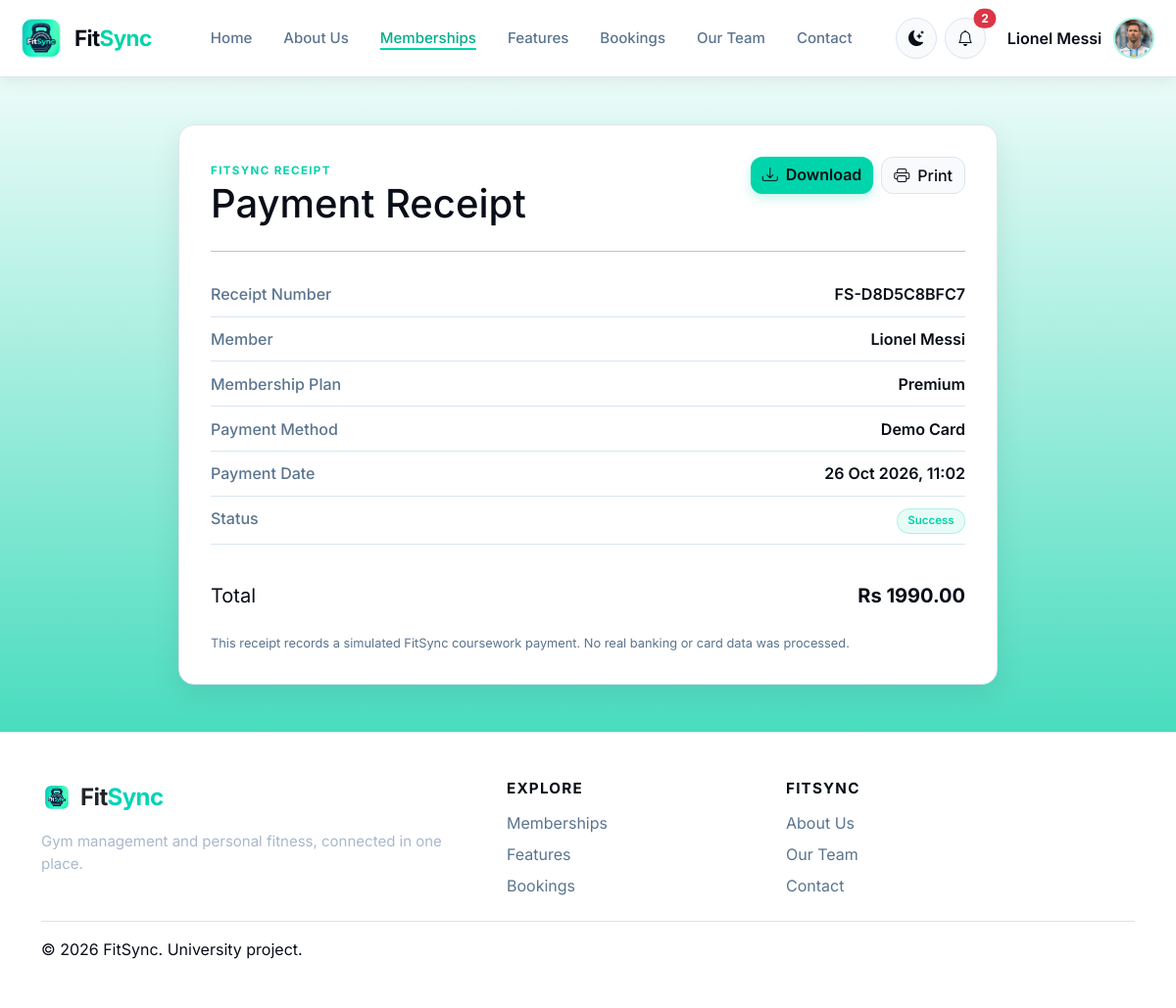
/memberships/member/receipt/1/ (signed in), run on the app's committed database.
### gym/models.py (models this page shows, shortened)
class User(AbstractUser):
    class Role(models.TextChoices):
        MEMBER = ("MEMBER", "Member")
        STAFF = ("STAFF", "Staff")
        COACH = ("COACH", "Coach")
        ADMIN = ("ADMIN", "Admin")
    email = models.EmailField(unique=True)
    role = models.CharField(max_length=20, choices=Role.choices, default=Role.MEMBER)
    class Meta:
        db_table = "accounts_user"

class MemberProfile(models.Model):
    user = models.OneToOneField(
        settings.AUTH_USER_MODEL,
        on_delete=models.CASCADE,
        related_name="member_profile",
    )
    profile_picture = models.ImageField(
        upload_to="profile_pics/", blank=True, null=True
    )
    avatar_static_path = models.CharField(max_length=255, blank=True)
    @property
    def avatar_url(self):
        from django.templatetags.static import static
        if self.profile_picture:
            return self.profile_picture.url
        return static(self.avatar_static_path) if self.avatar_static_path else ""
    phone = models.CharField(max_length=30, blank=True)
    date_of_birth = models.DateField(blank=True, null=True)
    emergency_contact = models.CharField(max_length=100, blank=True)
    age = models.PositiveSmallIntegerField(blank=True, null=True)
    height_cm = models.PositiveIntegerField(blank=True, null=True)
    current_weight_kg = models.DecimalField(
        max_digits=5, decimal_places=2, blank=True, null=True
    )
    target_weight_kg = models.DecimalField(
        max_digits=5, decimal_places=2, blank=True, null=True
    )
    fitness_goal = models.CharField(max_length=200, blank=True)
    medical_notes = models.TextField(blank=True)
    class Meta:
        db_table = "accounts_memberprofile"

class Payment(models.Model):
    class Status(models.TextChoices):
        SUCCESS = ("SUCCESS", "Success")
        FAILED = ("FAILED", "Failed")
    class Method(models.TextChoices):
        CARD = ("CARD", "Demo Card")
        CASH = ("CASH", "Cash")
    member = models.ForeignKey(
        settings.AUTH_USER_MODEL,
        on_delete=models.CASCADE,
        related_name="membership_payments",
    )
    package = models.ForeignKey(
        MembershipPackage, on_delete=models.PROTECT, related_name="payments"
    )
    membership = models.ForeignKey(
        Membership,
        on_delete=models.SET_NULL,
        null=True,
        blank=True,
        related_name="payments",
    )
    amount = models.DecimalField(max_digits=8, decimal_places=2)
    payment_method = models.CharField(
        max_length=12, choices=Method.choices, default=Method.CARD
    )
    status = models.CharField(max_length=12, choices=Status.choices)
    receipt_number = models.CharField(max_length=24, unique=True, blank=True)
    created_at = models.DateTimeField(auto_now_add=True)
    class Meta:
        ordering = ["-created_at"]
        db_table = "memberships_payment"

class MembershipPackage(models.Model):
    SERVICE_TYPE_CHOICES = [
        ("YOGA", "Yoga"),
        ("ZUMBA", "Zumba"),
        ("FITNESS", "Fitness"),
        ("SAUNA", "Sauna"),
        ("PERSONAL_TRAINING", "Personal Training"),
        ("PILATES", "Pilates"),
        ("BOXING", "Boxing"),
        ("HIIT", "HIIT"),
        ("CYCLING", "Cycling"),
        ("STRENGTH_TRAINING", "Strength Training"),
    ]
    name = models.CharField(max_length=80)
    slug = models.SlugField(unique=True)
    price = models.DecimalField(max_digits=8, decimal_places=2)
    duration_months = models.PositiveSmallIntegerField(default=1)
    description = models.CharField(max_length=220, blank=True)
    features = models.TextField(help_text="One feature per line")
    audience = models.CharField(max_length=80, blank=True)
    allowed_service_types = models.CharField(
        max_length=200, blank=True, help_text="Leave empty to allow every service type."
    )
    is_featured = models.BooleanField(default=False)
    is_active = models.BooleanField(default=True)
    class Meta:
        ordering = ["price", "name"]
        db_table = "memberships_membershippackage"

### gym/views.py (the view)
# urls.py: path("member/receipt/<int:payment_id>/", views.receipt, name="receipt"),
@member_required
def receipt(request, payment_id):
    payment = get_object_or_404(
        Payment.objects.select_related("package", "membership"),
        pk=payment_id,
        member=request.user,
        status=Payment.Status.SUCCESS,
    )
    return render(request, "member/receipt.html", {"payment": payment})

### gym/context_processors.py (called while the page is built)
def notification_menu(request):
    if not request.user.is_authenticated:
        return {}
    unread = Notification.objects.filter(recipient=request.user, is_read=False)
    today = timezone.localdate()
    notices = Notice.objects.filter(is_active=True, publish_date__lte=today).filter(
        expires_on__isnull=True
    ) | Notice.objects.filter(
        is_active=True, publish_date__lte=today, expires_on__gte=today
    )
    return {
        "notification_menu_items": unread[:5],
        "unread_notification_count": unread.count(),
        "active_gym_notices": notices.distinct()[:3],
    }

### gym/permissions.py (called while the page is built)
def role_required(*allowed_roles):
    def decorator(view_function):
        @wraps(view_function)
        @login_required
        def wrapped_view(request, *args, **kwargs):
            if not request.user.is_active:
                logout(request)
                messages.error(request, "Your account is inactive.")
                return redirect("accounts:login")
            if request.user.is_superuser or request.user.role in allowed_roles:
                return view_function(request, *args, **kwargs)
            return render(request, "shared/access_denied.html", status=403)
        return wrapped_view
    return decorator

### templates/member/receipt.html (shortened to what this page needs)
{% extends "base.html" %}
{% load static %}
{% block extra_css %}<link rel="stylesheet" href="{% static 'css/memberships.css' %}">{% endblock %}
{% block content %}
<div class="container py-5 receipt-page"><div class="receipt-card"><div class="d-flex justify-content-between align-items-start gap-3"><div><span class="membership-eyebrow">FITSYNC RECEIPT</span><h1>Payment Receipt</h1></div><div class="d-flex gap-2 no-print"><a class="btn btn-primary-fitsync" href="{% url 'memberships:receipt_download' payment.id %}"><i class="bi bi-download me-2"></i>Download</a><button class="btn btn-secondary-fitsync" onclick="window.print()"><i class="bi bi-printer me-2"></i>Print</button></div></div><hr><dl class="receipt-details"><div><dt>Receipt Number</dt><dd>{{ payment.receipt_number }}</dd></div><div><dt>Member</dt><dd>{{ request.user.get_full_name|default:request.user.email }}</dd></div><div><dt>Membership Plan</dt><dd>{{ payment.package.name }}</dd></div><div><dt>Payment Method</dt><dd>{{ payment.get_payment_method_display }}</dd></div><div><dt>Payment Date</dt><dd>{{ payment.created_at|date:"d M Y, H:i" }}</dd></div><div><dt>Status</dt><dd><span class="status-pill success">Success</span></dd></div></dl><div class="receipt-total"><span>Total</span><strong>Rs {{ payment.amount|floatformat:2 }}</strong></div><p class="receipt-footnote">This receipt records a simulated FitSync coursework payment. No real banking or card data was processed.</p></div></div>
{% endblock %}

### templates/includes/navbar.html (shortened to what this page needs)
{% load static %}
<nav class="navbar navbar-expand-xl fitsync-navbar sticky-top" aria-label="Main navigation">
    <div class="container-fluid px-3 px-xxl-4">
        <a class="navbar-brand fitsync-brand d-flex align-items-center gap-2" href="{% url 'core:home' %}">
    <img class="fitsync-logo" src="{% static 'img/fitsync-logo.png' %}" alt="FitSync logo">
    <span class="fitsync-brand-name">
        Fit<span class="brand-accent">Sync</span>
    </span>
</a>
        <div class="collapse navbar-collapse" id="fitsyncPublicNav">
            <ul class="navbar-nav mx-auto align-items-xl-center">
                <li class="nav-item"><a class="nav-link {% if request.resolver_match.namespace == 'core' and request.resolver_match.url_name == 'home' %}active{% endif %}" href="{% url 'core:home' %}">Home</a></li>
                <li class="nav-item"><a class="nav-link {% if request.resolver_match.namespace == 'aboutus' %}active{% endif %}" href="{% url 'aboutus:index' %}">About Us</a></li>
                <li class="nav-item"><a class="nav-link {% if request.resolver_match.namespace == 'memberships' %}active{% endif %}" href="{% url 'memberships:public_packages' %}">Memberships</a></li>
                <li class="nav-item"><a class="nav-link {% if request.resolver_match.namespace == 'core' and request.resolver_match.url_name == 'features' %}active{% endif %}" href="{% url 'core:features' %}">Features</a></li>
                <li class="nav-item">
                    <a class="nav-link {% if request.resolver_match.namespace == 'bookings' %}active{% endif %}"
                       href="{% url 'bookings:schedule' %}">
                        Bookings
                    </a>
                </li>
                <li class="nav-item"><a class="nav-link {% if request.resolver_match.namespace == 'ourteam' %}active{% endif %}" href="{% url 'ourteam:index' %}">Our Team</a></li>
                <li class="nav-item"><a class="nav-link {% if request.resolver_match.namespace == 'core' and request.resolver_match.url_name == 'contact' %}active{% endif %}" href="{% url 'core:contact' %}">Contact</a></li>
            </ul>
            <div class="navbar-actions d-flex align-items-center gap-2 pt-3 pt-xl-0">
                <button class="btn theme-toggle" type="button" data-theme-toggle aria-label="Switch to dark mode" title="Switch theme">
                    <i class="bi bi-moon-stars" data-theme-icon aria-hidden="true"></i>
                </button>
                {% if request.user.is_authenticated %}
                    <div class="dropdown">
                        <button class="btn notification-toggle position-relative" type="button" data-bs-toggle="dropdown" aria-expanded="false" aria-label="Notifications">
                            <i class="bi bi-bell"></i>
                            {% if unread_notification_count %}<span class="position-absolute top-0 start-100 translate-middle badge rounded-pill text-bg-danger">{{ unread_notification_count }}</span>{% endif %}
                        </button>
                    </div>
                    <div class="dropdown">
                        <button class="navbar-account-toggle" type="button" data-bs-toggle="dropdown" aria-expanded="false">
                            <span class="navbar-account-name">{{ request.user.get_full_name|default:request.user.username }}</span>
                            {% if request.user.member_profile.avatar_url %}
                                <img class="navbar-account-avatar" src="{{ request.user.member_profile.avatar_url }}" alt="">
                            {% elif request.user.coach_profile.photo_url %}
                                <img class="navbar-account-avatar" src="{{ request.user.coach_profile.photo_url }}" alt="">
                            {% else %}
                                <span class="navbar-account-avatar navbar-account-initials" aria-hidden="true">
                                    {% if request.user.first_name or request.user.last_name %}{{ request.user.first_name|slice:":1"|upper }}{{ request.user.last_name|slice:":1"|upper }}{% else %}{{ request.user.username|slice:":1"|upper }}{% endif %}
                                </span>
                            {% endif %}
                        </button>
                    </div>
                {% else %}
                    <a class="btn btn-secondary-fitsync" href="{% url 'accounts:login' %}">Login</a>
                    <a class="btn btn-primary-fitsync" href="{% url 'accounts:register' %}">Get Started</a>
                {% endif %}
            </div>
        </div>
    </div>
</nav>

### static/css/base.css (style rules this page uses)
:root { --bg-color: #f4f7fb; --surface-color: #ffffff; --surface-soft: #f8fafc; --text-color: #080d17; --muted-color: #5b748f; --border-color: #dbe5f0; --primary-color: #00d4aa; --primary-strong: #00ad8a; --danger-color: #dc3545; --navbar-color: #ffffff; --sidebar-color: #07152d; --footer-color: #ffffff; --shadow-color: rgba(8, 13, 23, 0.08); --radius-sm: 10px; --radius-md: 12px; --radius-lg: 16px; --sidebar-width: 238px; --topbar-height: 70px; }
html[data-theme="light"] { color-scheme: light; --bg-color: #f4f7fb; --surface-color: #ffffff; --text-color: #080d17; --muted-color: #5b748f; --border-color: #dbe5f0; --navbar-color: #ffffff; --sidebar-color: #ffffff; --footer-color: #ffffff; --shadow-color: rgba(8, 13, 23, 0.08); --page-gradient: linear-gradient(to bottom, #ffffff, #04cfa6); --member-sidebar-background: #ffffff; --member-sidebar-border: #dbe5f0; --member-sidebar-text: #080d17; --member-sidebar-muted: #5b748f; --member-sidebar-accent: #00876c; }
*, *::before, *::after { box-sizing: border-box; }
html, body { min-height: 100%; }
body { min-height: 100vh; margin: 0; background: var(--page-gradient); color: var(--text-color); font-family: "Inter", system-ui, -apple-system, BlinkMacSystemFont, "Segoe UI", sans-serif; transition: background-color 160ms ease, color 160ms ease; }
h1, h2, h3, h4, h5, h6, .fitsync-brand { font-family: "Inter", sans-serif; }
a { color: inherit; }
.fitsync-navbar { min-height: 76px; background: var(--navbar-color); border-bottom: 1px solid var(--border-color); box-shadow: 0 4px 16px var(--shadow-color); }
.fitsync-brand { display: inline-flex; align-items: center; gap: 10px; color: var(--text-color); font-size: 1.5rem; font-weight: 700; letter-spacing: -0.6px; text-decoration: none; white-space: nowrap; }
.fitsync-brand img { flex: 0 0 auto; }
.brand-accent { color: var(--primary-color); }
.fitsync-navbar .navbar-nav { gap: 1rem; }
.fitsync-navbar .nav-link { padding: 0.65rem 0.35rem; color: var(--muted-color); font-size: 0.94rem; font-weight: 500; }
.fitsync-navbar .nav-link:hover, .fitsync-navbar .nav-link:focus, .fitsync-navbar .nav-link.active { color: var(--primary-strong); }
.fitsync-navbar .nav-link.active { text-decoration: underline; text-decoration-thickness: 2px; text-decoration-color: var(--primary-color); text-underline-offset: 5px; }
.navbar-account-toggle { display: inline-flex; min-height: 46px; align-items: center; gap: 0.75rem; padding: 0.25rem 0.3rem 0.25rem 0.8rem; color: var(--text-color); background: transparent; border: 1px solid transparent; border-radius: 999px; }
.navbar-account-name { max-width: 150px; overflow: hidden; font-weight: 600; white-space: nowrap; text-overflow: ellipsis; }
.navbar-account-avatar { width: 42px; height: 42px; flex: 0 0 42px; border: 2px solid rgba(0, 212, 170, 0.35); border-radius: 50%; object-fit: cover; object-position: center top; }
.theme-toggle, .notification-toggle, .sidebar-toggle { display: inline-grid; width: 42px; height: 42px; place-items: center; padding: 0; color: var(--text-color); background: var(--surface-soft); border: 1px solid var(--border-color); border-radius: 50%; }
.fitsync-logo { width: 52px; height: 52px; object-fit: contain; border-radius: 12px; }
.btn-primary-fitsync { color: #080d17; background: var(--primary-color); border: 0; border-radius: var(--radius-md); box-shadow: 0 4px 12px rgba(0, 212, 170, 0.25); font-weight: 600; }
.btn-secondary-fitsync { color: var(--text-color); background: var(--surface-soft); border: 1px solid var(--border-color); border-radius: var(--radius-md); font-weight: 500; }
.fitsync-brand-name { font-size: 1.4rem; font-weight: 700; color: var(--text-color); }

### data on the page
User: user.get_full_name "Lionel Messi", user.member_profile.avatar_url (picture)
Payment: receipt_number "FS-D8D5C8BFC7", package.name "Premium", payment_method "Demo Card", created_at "26 Oct 2026, 11:02", amount "1990.00"

### other printed values
{{ unread_notification_count }} "2"
